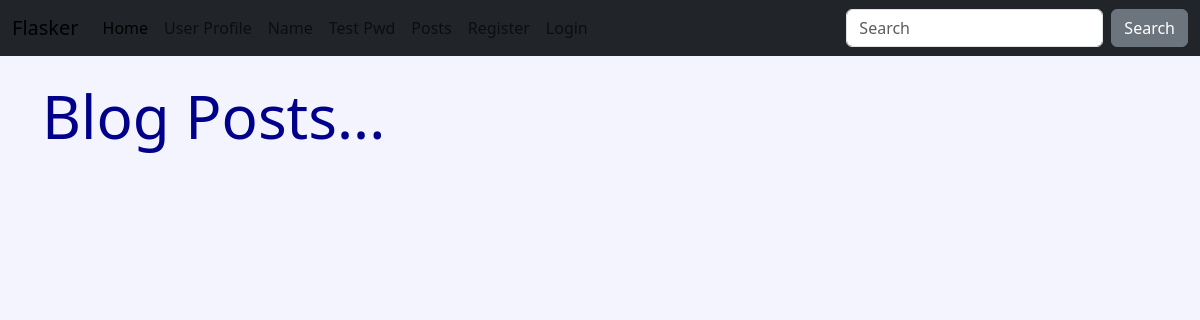
Page /posts on the earlier database version.
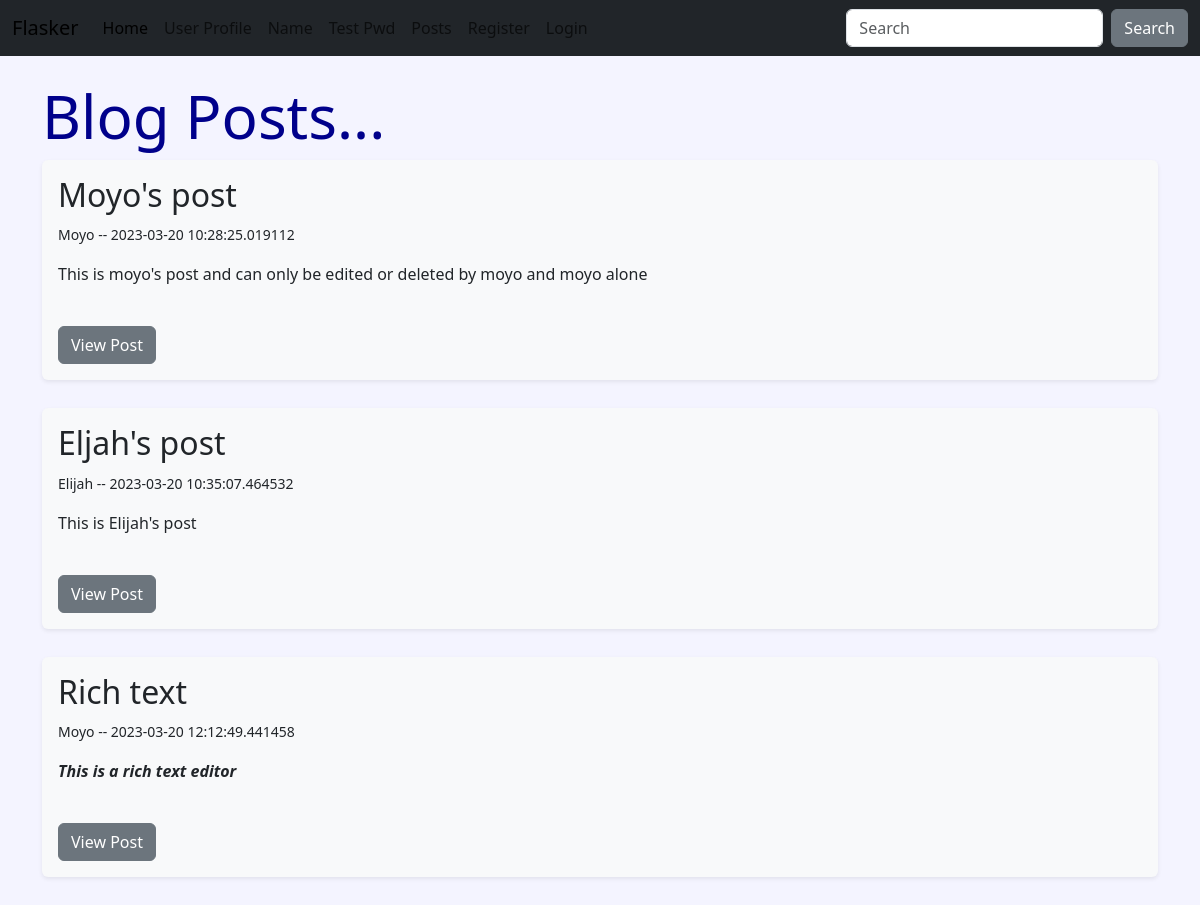
Same page on the later database version.
### hello.py (models this page shows, shortened)
class Post(db.Model):
    id = db.Column(db.Integer, primary_key=True)
    title = db.Column(db.String(255))
    content = db.Column(db.Text)
    date_posted = db.Column(db.DateTime, default=datetime.utcnow)
    slug = db.Column(db.String(255))
    poster_id = db.Column(db.Integer, db.ForeignKey('users.id'))

class Users(db.Model, UserMixin):
    id = db.Column(db.Integer, primary_key=True)
    username = db.Column(db.String(200), unique=True)
    name = db.Column(db.String(200), nullable=False)
    email = db.Column(db.String(200), nullable=False, unique=True)
    favorite_color = db.Column(db.String(120))
    date_added = db.Column(db.DateTime, default=datetime.utcnow)
    password_hash = db.Column(db.String(128))
    posts = db.relationship('Post', backref='poster')
    @property
    def password(self):
        raise AttributeError('Password is nomett a readable attr!')

### hello.py (the view)
@app.route('/posts')
def posts():
    posts = Post.query.order_by(Post.date_posted)
    return render_template('posts.html', posts=posts)

### webforms.py
class SearchForm(FlaskForm):
    searched = StringField('Searched', validators=[DataRequired()])
    submit = SubmitField('Submit')

### hello.py (called while the page is built)
@app.context_processor
def base():
    form = SearchForm()
    return dict(form=form)

### templates/posts.html (shortened to what this page needs)
{% extends 'base.html' %}
{% block content%}
<h1>Blog Posts...</h1>
{% if posts %}
{% for post in posts %}
<div class="shadow-sm p-3 mb-1 bg-body-tertiary rounded">
    <h2>{{ post.title|capitalize }}</h2>
    <p><small>{{ post.poster.name }} -- {{ post.date_posted }}</small></p>
    <p>{{ post.content|safe }}</p><br />
    <a href="{{ url_for('post', id=post.id )}}"><button type="button" class="btn btn-secondary">View Post</button></a>
</div>
<br/>
{% endfor %}
{% else %}
<h4>No post!</h4>
{% endif %}
{% endblock %}

### templates/base.html (shortened to what this page needs)
<!doctype html>
<html lang="en">
<head>
    <link href="https://cdn.jsdelivr.net/npm/bootstrap@5.3.0-alpha1/dist/css/bootstrap.min.css" rel="stylesheet"
>
    <link href="{{ url_for('static', filename='css/style.css') }}" rel="stylesheet"></link>
</head>
<body>
    {% include 'navbar.html'%}
    <div class="container">
        <br/>
        {% block content %}
        {% endblock %}
    </div>
</body>
</html>

### templates/navbar.html (shortened to what this page needs)
<nav class="navbar navbar-expand-lg bg-dark text-white">
    <div class="container-fluid">
      <a class="navbar-brand" href="{{ url_for('index') }}">Flasker</a>
      <div class="collapse navbar-collapse" id="navbarSupportedContent">
        <ul class="navbar-nav me-auto mb-2 mb-lg-0 text-white">
          <li class="nav-item">
            <a class="nav-link active" aria-current="page" href="{{ url_for('index') }}">Home</a>
          </li>
          <li class="nav-item">
            <a class="nav-link" href="{{ url_for('user', name='moyo') }}">User Profile</a>
          </li>
          <li class="nav-item">
            <a class="nav-link" href="{{ url_for('name') }}">Name</a>
          </li>
          <li class="nav-item">
            <a class="nav-link" href="{{ url_for('test_pw') }}">Test Pwd</a>
          </li>
          <li class="nav-item">
            <a class="nav-link" href="{{ url_for('posts') }}">Posts</a>
          </li>
          {% if current_user.is_authenticated %}
          <li class="nav-item">
            <a class="nav-link" href="{{ url_for('add_post') }}">Add Post</a>
          </li>
          <li class="nav-item">
            <a class="nav-link" href="{{ url_for('dashboard') }}">Dashboard</a>
          </li>
          <li class="nav-item">
            <a class="nav-link" href="{{ url_for('logout') }}">Logout</a>
          </li>
          {% else %}
          <li class="nav-item">
            <a class="nav-link" href="{{ url_for('add_user') }}">Register</a>
          </li>
          <li class="nav-item">
            <a class="nav-link" href="{{ url_for('login') }}">Login</a>
          </li>
          {% endif %}
        </ul>
        <form method="POST" action="{{url_for('search')}}" class="d-flex" role="search">
          <input class="form-control me-2" type="search" placeholder="Search" aria-label="Search" name="searched">
          <button class="btn btn-secondary" type="submit">Search</button>
        </form>
      </div>
    </div>
  </nav>

### static/css/style.css (style rules this page uses)
h1 { color: darkblue; font-size: 60px; }
body { background-color: #f4f4ff; }

Differences in the rows shown:
added Post: title "Moyo's post", poster.name "Moyo", date_posted "2023-03-20 10:28:25.019112", content "This is moyo's post and can only be edited or deleted by moyo and moyo alone"
added Post: title "Eljah's post", poster.name "Elijah", date_posted "2023-03-20 10:35:07.464532", content "This is Elijah's post"
added Post: title "Rich text", poster.name "Moyo", date_posted "2023-03-20 12:12:49.441458", content "This is a rich text editor"
